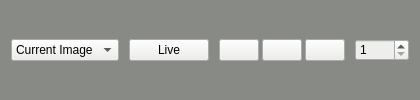
           <widget class="QFrame" name="ggdsgsd">
            <property name="styleSheet">
             <string notr="true">background-color: rgb(136, 138, 133);</string>
            </property>
            <layout class="QHBoxLayout" name="horizontalLayout_4">
             <property name="spacing">
              <number>10</number>
             </property>
             <item>
              <widget class="QComboBox" name="comBox_Current_Imgae_1Dcode">
               <property name="styleSheet">
                <string notr="true">color: rgb(255, 255, 255);
background-color: rgb(238, 238, 236);
color: rgb(0, 0, 0);</string>
               </property>
               <item>
                <property name="text">
                 <string>Current Image</string>
                </property>
               </item>
              </widget>
             </item>
             <item>
              <widget class="QPushButton" name="btn_Live_1Dcode">
               <property name="styleSheet">
                <string notr="true">background-color: rgb(238, 238, 236);
color: rgb(0, 0, 0);</string>
               </property>
               <property name="text">
                <string>Live</string>
               </property>
              </widget>
             </item>
             <item>
              <layout class="QHBoxLayout" name="horizontalLayout_24">
               <item>
                <layout class="QHBoxLayout" name="horizontalLayout_25">
                 <property name="spacing">
                  <number>3</number>
                 </property>
                 <item>
                  <widget class="QPushButton" name="btn_RoomIn_1Dcode">
                   <property name="styleSheet">
                    <string notr="true">background-color: rgb(238, 238, 236);
color: rgb(0, 0, 0);</string>
                   </property>
                   <property name="text">
                    <string/>
                   </property>
                  </widget>
                 </item>
                 <item>
                  <widget class="QPushButton" name="btn_RoomOut_1Dcode">
                   <property name="styleSheet">
                    <string notr="true">color: rgb(0, 0, 0);
background-color: rgb(238, 238, 236);</string>
                   </property>
                   <property name="text">
                    <string/>
                   </property>
                  </widget>
                 </item>
                 <item>
                  <widget class="QPushButton" name="btn_Full_1Dcode">
                   <property name="styleSheet">
                    <string notr="true">background-color: rgb(238, 238, 236);
color: rgb(0, 0, 0);</string>
                   </property>
                   <property name="text">
                    <string/>
                   </property>
                  </widget>
                 </item>
                </layout>
               </item>
               <item>
                <widget class="QSpinBox" name="spinBox_Percent_1Dcode">
                 <property name="styleSheet">
                  <string notr="true">background-color: rgb(238, 238, 236);
color: rgb(0, 0, 0);</string>
                 </property>
                 <property name="minimum">
                  <number>1</number>
                 </property>
                 <property name="maximum">
                  <number>1000</number>
                 </property>
                </widget>
               </item>
              </layout>
             </item>
            </layout>
           </widget>
